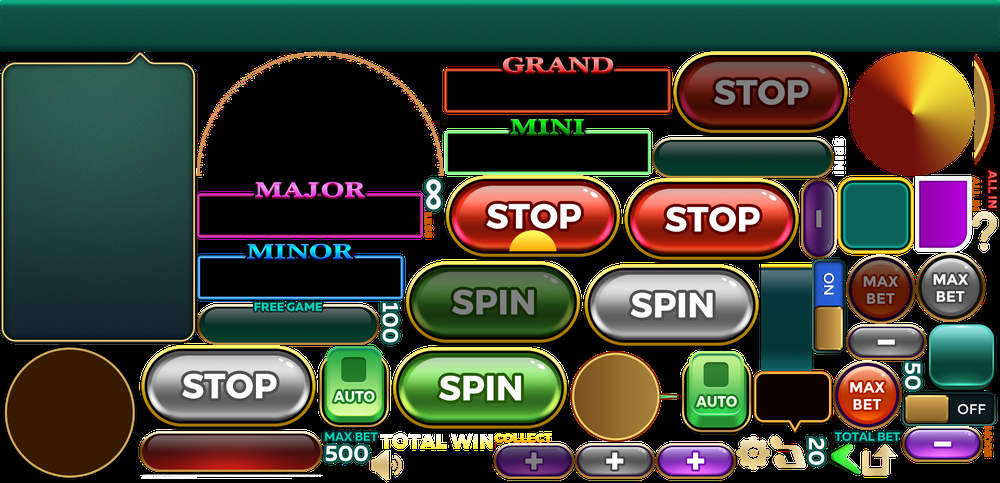
#> input picture TP_Project/LMSlots_Common_Portrait.png, 1000 x 483 px, shrunk from 2004 x 967 before the run
$ python -i tp-png-split.py   (imports and definitions only)
#> lines starting #> are read from the running program, lines starting #| are printed output that depends on the picture
import plistlib
import os
import sys
from PIL import Image


# [13 lines left out: function export_image, not called in this run]


def get_frame(frame):
    result = {}
    if frame['frame']:
        result['frame'] = frame['frame'].replace(
            '}', '').replace('{', '').split(',')
        result['sourceSize'] = frame['sourceSize'].replace(
            '}', '').replace('{', '').split(',')
        result['sourceColorRect'] = frame['sourceColorRect'].replace(
            '}', '').replace('{', '').split(',')
        result['rotated'] = frame['rotated']
    return result


# [31 lines left out: function gen_image, not called in this run]


# if __name__ == '__main__':
#     # if len(sys.argv) == 3:
#     #     filename = sys.argv[1]
#     #     exportPath = sys.argv[2]
#     #     gen_image(filename, exportPath)
#     gen_image("1d0ef5aac.c3913", "output")

# [9 lines not run here, left out]

>>> import cv2
>>> picture = cv2.imread('../LMSlots_Common_Portrait.png', cv2.IMREAD_GRAYSCALE)
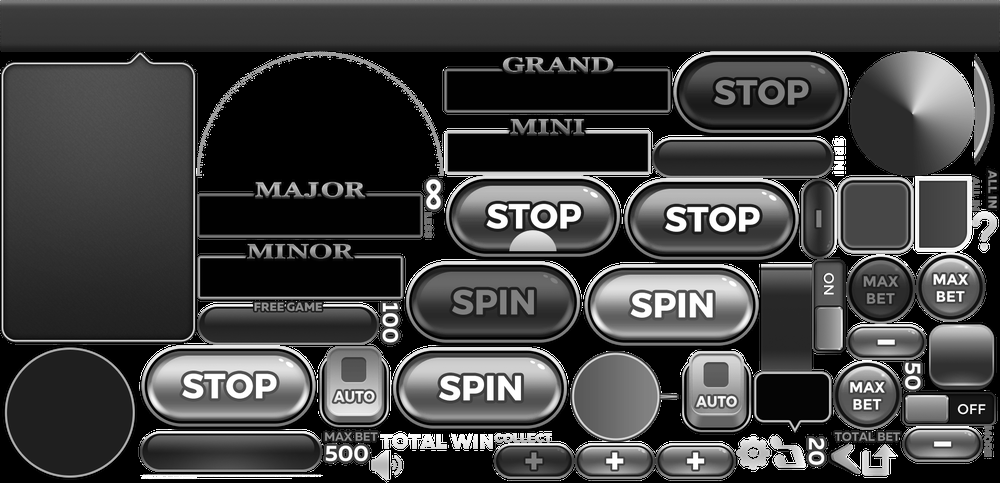
#> picture: shape (483, 1000); min 0, max 255, mean 66.3
#> (the run stopped early here; a loop or call above may not have finished)
